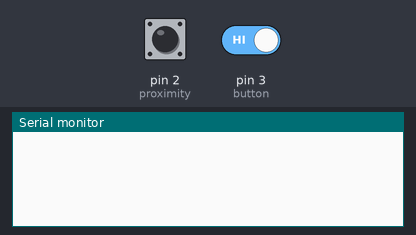
Bench run of a sketch on a simulated Arduino Uno, built with avr-gcc and run on an emulated ATmega328P. Parts: the last lines printed to the serial monitor. Inputs (shaded band) come from the test bench; at power-on: pin 2 (proximity) HIGH, pin 3 (button) HIGH.

Above: at 1.2 s.
1.3 s: pin 2 (proximity) pulled LOW for 0.15 s
At 2.6 s:
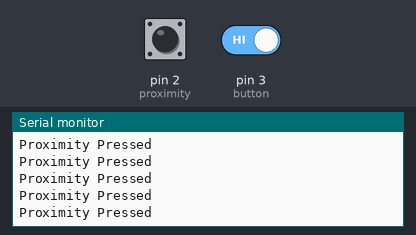
2.9 s: pin 2 (proximity) driven LOW and pin 3 (button) driven LOW
At 3.3 s:
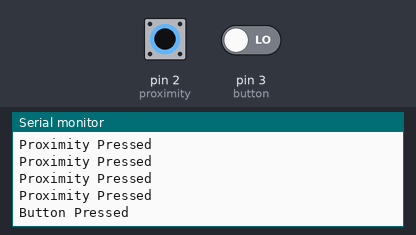
4.4 s: pin 3 (button) driven HIGH
At 5.4 s:
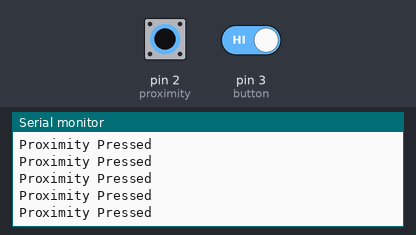

The sketch:

Bluetooth_Bridge.ino
```cpp
#include<SoftwareSerial.h>

SoftwareSerial soft(8,9); // Used to communicate with the RN-41. 8-RX, 9-TX

const byte button=3, proximity=2; // Pins used to sense if button has been pressed

void setup() {
  Serial.begin(115200); // Used for debugging
  soft.begin(115200);   // used for communicating with the RN-41

  pinMode(2,INPUT_PULLUP);
  pinMode(3,INPUT_PULLUP);
}

void loop() {
  if(digitalRead(button) == 0)  // Button switch is pressed
  {
    soft.print(char(5));
    Serial.println("Button Pressed");
    while(digitalRead(button) == 0) // Wait for button to be released
    {
      delay(5);
    }
  }
  if(digitalRead(proximity) == 0) // Proximity switch is "pressed"
  {
    soft.print(char(6));
    Serial.println("Proximity Pressed");
    while(digitalRead(proximity) != 0)  // Wait for button to be released
    {
      delay(5);
    }
  }
}
```

Measured:
- after the input at 1.3 s, the serial monitor: prints a new line at once (image 1)
- after the input at 2.9 s, the serial monitor: prints a new line at once (image 2)
